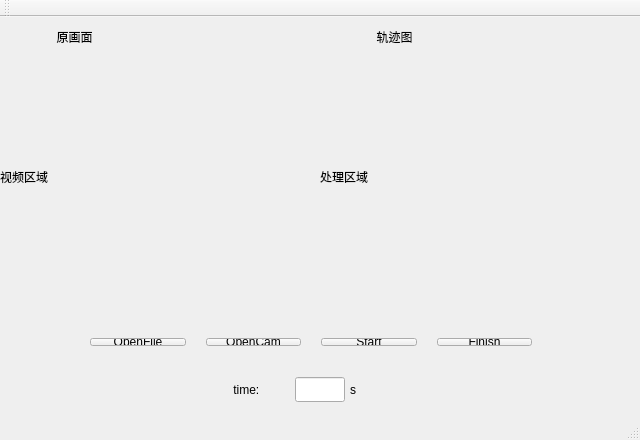
<?xml version="1.0" encoding="UTF-8"?>
<ui version="4.0">
 <class>myWindow</class>
 <widget class="QMainWindow" name="myWindow">
  <property name="geometry">
   <rect>
    <x>0</x>
    <y>0</y>
    <width>640</width>
    <height>440</height>
   </rect>
  </property>
  <property name="windowTitle">
   <string>myWindow</string>
  </property>
  <widget class="QWidget" name="centralWidget">
   <widget class="QLabel" name="label1">
    <property name="geometry">
     <rect>
      <x>0</x>
      <y>0</y>
      <width>320</width>
      <height>40</height>
     </rect>
    </property>
    <property name="text">
     <string>                 原画面</string>
    </property>
   </widget>
   <widget class="QLabel" name="label2">
    <property name="geometry">
     <rect>
      <x>320</x>
      <y>40</y>
      <width>320</width>
      <height>240</height>
     </rect>
    </property>
    <property name="text">
     <string>处理区域</string>
    </property>
    <property name="scaledContents">
     <bool>true</bool>
    </property>
   </widget>
   <widget class="QLabel" name="label3">
    <property name="geometry">
     <rect>
      <x>0</x>
      <y>40</y>
      <width>320</width>
      <height>240</height>
     </rect>
    </property>
    <property name="text">
     <string>视频区域</string>
    </property>
    <property name="scaledContents">
     <bool>true</bool>
    </property>
   </widget>
   <widget class="QLabel" name="label4">
    <property name="geometry">
     <rect>
      <x>320</x>
      <y>0</y>
      <width>320</width>
      <height>40</height>
     </rect>
    </property>
    <property name="text">
     <string>                 轨迹图</string>
    </property>
   </widget>
   <widget class="QLineEdit" name="lineEdit">
    <property name="geometry">
     <rect>
      <x>295</x>
      <y>360</y>
      <width>50</width>
      <height>25</height>
     </rect>
    </property>
   </widget>
   <widget class="QLabel" name="label5">
    <property name="geometry">
     <rect>
      <x>350</x>
      <y>360</y>
      <width>72</width>
      <height>25</height>
     </rect>
    </property>
    <property name="text">
     <string>s</string>
    </property>
   </widget>
   <widget class="QLabel" name="label6">
    <property name="geometry">
     <rect>
      <x>220</x>
      <y>360</y>
      <width>72</width>
      <height>25</height>
     </rect>
    </property>
    <property name="text">
     <string>    time:</string>
    </property>
   </widget>
   <widget class="QWidget" name="layoutWidget">
    <property name="geometry">
     <rect>
      <x>90</x>
      <y>310</y>
      <width>453</width>
      <height>30</height>
     </rect>
    </property>
    <layout class="QHBoxLayout" name="horizontalLayout" stretch="0,0,0,0">
     <property name="spacing">
      <number>20</number>
     </property>
     <property name="leftMargin">
      <number>0</number>
     </property>
     <item>
      <widget class="QPushButton" name="Button2">
       <property name="text">
        <string>OpenFile</string>
       </property>
      </widget>
     </item>
     <item>
      <widget class="QPushButton" name="Button1">
       <property name="text">
        <string>OpenCam</string>
       </property>
      </widget>
     </item>
     <item>
      <widget class="QPushButton" name="Button3">
       <property name="text">
        <string>Start</string>
       </property>
      </widget>
     </item>
     <item>
      <widget class="QPushButton" name="Button4">
       <property name="text">
        <string>Finish</string>
       </property>
      </widget>
     </item>
    </layout>
   </widget>
  </widget>
  <widget class="QMenuBar" name="menuBar">
   <property name="geometry">
    <rect>
     <x>0</x>
     <y>0</y>
     <width>640</width>
     <height>26</height>
    </rect>
   </property>
  </widget>
  <widget class="QToolBar" name="mainToolBar">
   <attribute name="toolBarArea">
    <enum>TopToolBarArea</enum>
   </attribute>
   <attribute name="toolBarBreak">
    <bool>false</bool>
   </attribute>
  </widget>
  <widget class="QStatusBar" name="statusBar"/>
 </widget>
 <layoutdefault spacing="6" margin="11"/>
 <resources/>
 <connections/>
</ui>
